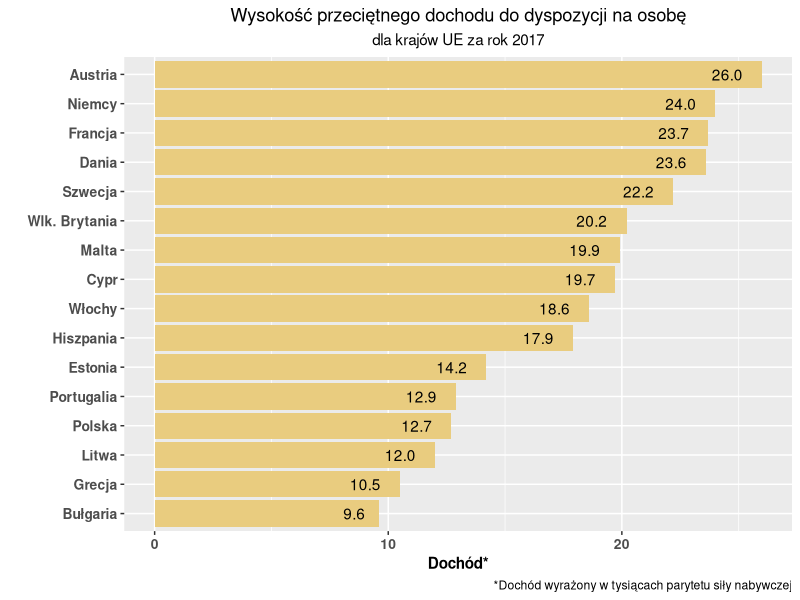
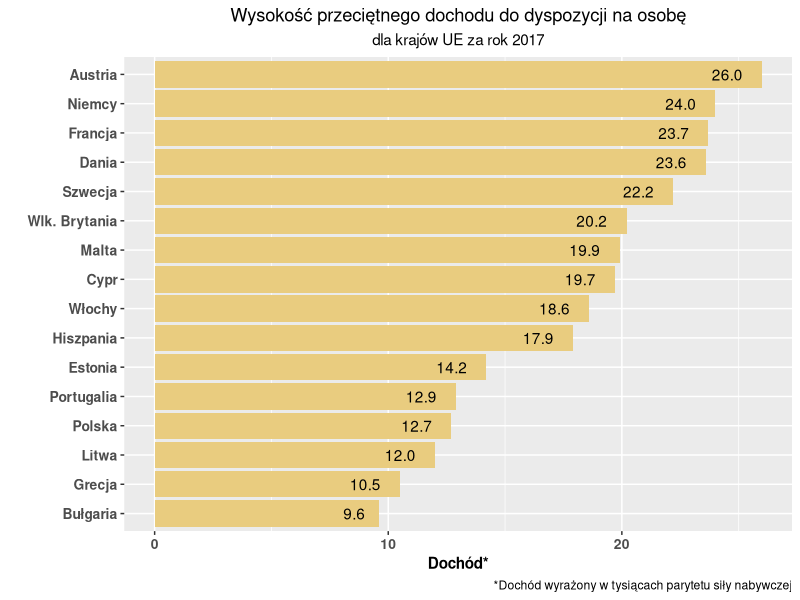

Here is the R script that generated these plots, in order:
## ---- chunk 1
knitr::opts_chunk$set(echo = TRUE)
## ---- chunk 2
library('ggplot2')
library('dplyr')
library('RColorBrewer')

x <- c("Estonia","Malta","Austria","Polska","Dania","Litwa","Bułgaria","Szwecja","Niemcy","Francja",
       "Włochy","Portugalia","Hiszpania","Cypr","Wlk. Brytania","Grecja")
y <- as.numeric(c(14.2,19.9,26,12.7,23.6,12,9.6,22.2,24.0,23.7,18.6,12.9,17.9,19.7,20.2,10.5))

df = data.frame(country=x,avg_income=y)

order <- df %>% 
  arrange(avg_income) %>% 
  pull(country)

specify_decimal <- function(x, k) trimws(format(round(x, k), nsmall=k))
bold11 <- element_text(size=11,face='bold')
bold10 <- element_text(size=10,face='bold')


ggplot(data=df, aes(x=country,y=avg_income)) + 
  geom_bar(stat='identity',fill='#e9cc7f') +
  geom_text(aes(label=specify_decimal(avg_income,1)),hjust=1.618) + 
  scale_x_discrete(limits = order) +
  labs(y='Dochód*', x=' ',caption='*Dochód wyrażony w tysiącach parytetu siły nabywczej',title='Wysokość przeciętnego dochodu do dyspozycji na osobę',subtitle='dla krajów UE za rok 2017') +
  coord_flip() + 
  theme(
    plot.title = element_text(hjust=0.5),
    plot.subtitle=element_text(hjust=0.5),
    legend.title = bold11,
    axis.title.x = bold11,
    axis.text = bold10
  )

# Added exporting previous plot to pdf

dpi = 100
width <- 960 / dpi * 2.54
height <- 480 / dpi * 2.54
# set correct working directory before
ggsave("pre.pdf", width = width, height = height, dpi = dpi, units = "cm")
